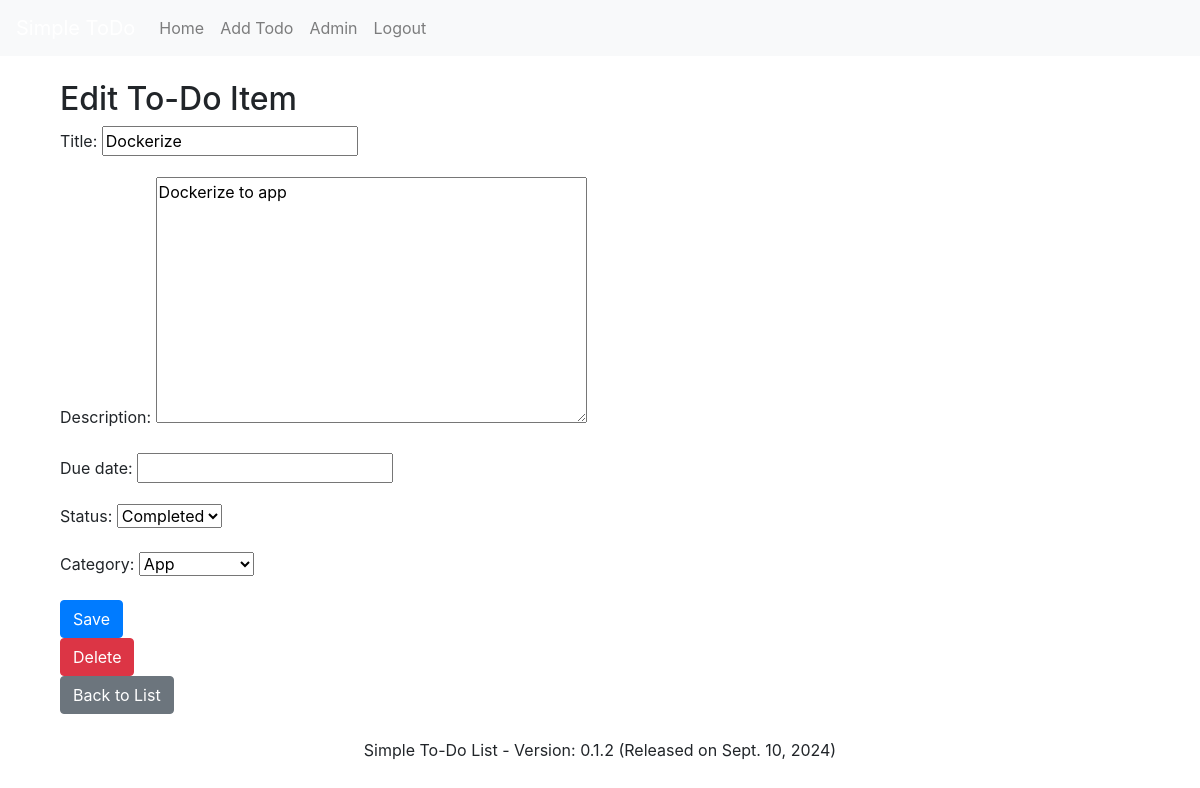
The app's page /edit/10/ (signed in) with its own data.
### todo/models.py (models this page shows, shortened)
class TodoItem(models.Model):
    title = models.CharField(max_length=100)
    description = models.TextField(blank=True, null=True)
    due_date = models.DateField(null=True, blank=True)  # Allow NULL values
    create_date = models.DateTimeField(default=timezone.now)
    status = models.ForeignKey(Status, on_delete=models.SET_NULL, null=True, blank=True, default=None)
    category = models.ForeignKey(Category, on_delete=models.SET_NULL, null=True, blank=True, default=None)
    user = models.ForeignKey(User, on_delete=models.CASCADE)

class Version(models.Model):
    version_number = models.CharField(max_length=20)
    release_date = models.DateField(default=timezone.now)
    description = models.TextField(blank=True, null=True)
    class Meta:
        ordering = ['-release_date']
        verbose_name = "Version"
        verbose_name_plural = "Versions"

### todo/views.py (the view)
# urls.py: path('edit/<int:pk>/', views.edit_todo, name='edit_todo'),
@login_required
def edit_todo(request, pk):
    todo_item = get_object_or_404(TodoItem, pk=pk)
    if request.method == 'POST':
        if 'save' in request.POST:
            form = TodoItemForm(request.POST, instance=todo_item)
            if form.is_valid():
                form.save()
                return redirect('todo:todo_list')
        elif 'delete' in request.POST:
            return redirect('todo:confirm_delete', pk=pk)
    else:
        form = TodoItemForm(instance=todo_item)
    return render(request, 'todo/edit_todo.html', {'form': form, 'todo_item': todo_item})

### todo/forms.py
class TodoItemForm(forms.ModelForm):
    def __init__(self, *args, **kwargs):
        super().__init__(*args, **kwargs)
        try:
            default_category = Category.objects.get(is_default=True)
            self.fields['category'].initial = default_category
        except Category.DoesNotExist:
            pass
        try:
            default_status = Status.objects.get(is_default=True)
            self.fields['status'].initial = default_status
        except Status.DoesNotExist:
            pass
    class Meta:
        model = TodoItem
        fields = ['title', 'description', 'due_date', 'status', 'category']

### todo/context_processors.py (called while the page is built)
def version_context(request):
    try:
        latest_version = Version.objects.order_by('-release_date', '-version_number').first()
    except Version.DoesNotExist:
        latest_version = None
    return {
        'latest_version': latest_version
    }

### todo/models.py (called while the page is built)
    def __str__(self):
        return self.name

    def __str__(self):
        return self.name

### todo/templates/todo/edit_todo.html (shortened to what this page needs)
{% extends 'base.html' %}
{% block content %}
<div class="container">
    <h2>Edit To-Do Item</h2>
    <form method="post">
        <div class="form-group">
            {{ form.title.label_tag }} {{ form.title }}
        </div>
        <div class="form-group">
            {{ form.description.label_tag }} {{ form.description }}
        </div>
        <div class="form-group">
            {{ form.due_date.label_tag }} {{ form.due_date }}
        </div>
        <div class="form-group">
            {{ form.status.label_tag }} {{ form.status }}
        </div>
        <div class="form-group">
            {{ form.category.label_tag }} {{ form.category }}
        </div>
        <button type="submit" name="save" class="btn btn-primary">Save</button>
    </form>
    <form method="post" action="{% url 'todo:confirm_delete' todo_item.id %}">
        <button type="submit" name="delete" class="btn btn-danger">Delete</button>
    </form>
    <a href="{% url 'todo:todo_list' %}" class="btn btn-secondary">Back to List</a>
</div>
{% endblock %}

### templates/base.html (shortened to what this page needs)
{% load static %}
<!DOCTYPE html>
<html lang="en">
<head>
    <link rel="stylesheet" href="https://stackpath.bootstrapcdn.com/bootstrap/4.5.2/css/bootstrap.min.css">
    <link rel="stylesheet" href="{% static 'css/styles.css' %}">
</head>
<body>
    <nav class="navbar navbar-expand-lg navbar-light bg-light">
        <a class="navbar-brand" href="{% url 'todo:todo_list' %}">Simple ToDo</a>
        <div class="collapse navbar-collapse" id="navbarNav">
            <ul class="navbar-nav">
                <li class="nav-item">
                    <a class="nav-link" href="{% url 'todo:todo_list' %}">Home</a>
                </li>
                <li class="nav-item">
                    <a class="nav-link" href="{% url 'todo:add_todo' %}">Add Todo</a>
                </li>
                <li class="nav-item">
                    <a class="nav-link" href="{% url 'admin:index' %}">Admin</a>
                </li>
                {% if user.is_authenticated %}
                    <li class="nav-item">
                        <a class="nav-link" href="{% url 'logout' %}">Logout</a>
                    </li>
                {% else %}
                    <li class="nav-item">
                        <a class="nav-link" href="{% url 'login' %}">Login</a>
                    </li>
                {% endif %}
            </ul>
        </div>
    </nav>
    <div class="container mt-4">
        {% block content %}{% endblock %}
    </div>
    <footer class="mt-4">
        <div class="container">
            <p class="text-center">Simple To-Do List - Version: {{ latest_version.version_number }} (Released on {{ latest_version.release_date }})</p>
        </div>
    </footer>
</body>
</html>

### static/css/styles.css (style rules this page uses)
.navbar { background-color: #007bff; }
.navbar-brand { color: #fff !important; }

### records on screen
TodoItem: title "Dockerize", description "Dockerize to app", status "Completed", category "App"
Version: version_number "0.1.2", release_date "Sept. 10, 2024"
